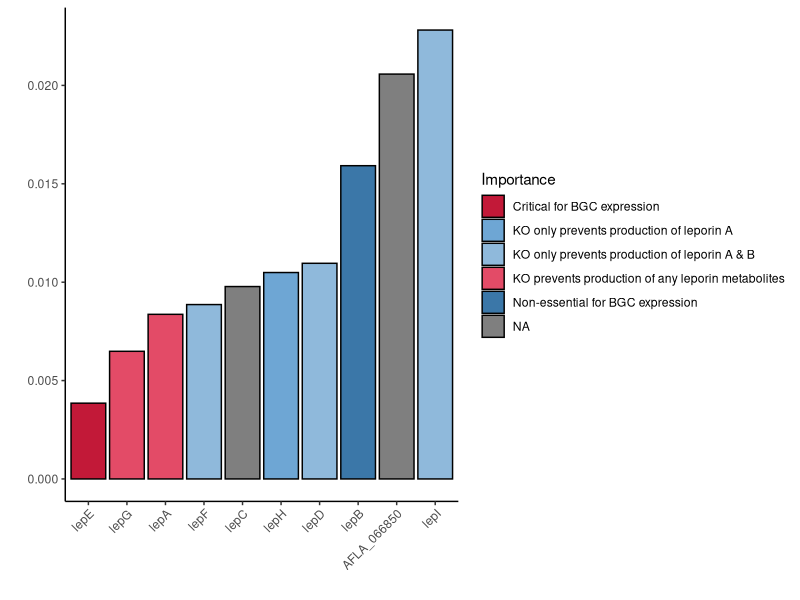

This figure's R source:
library(ggplot2)

dat <- read.table('Plotting_Input.txt', header=T, sep='\t')

annot.colors <- c('#c21938', '#e34b67', '#6ea6d4', '#8fb9db', '#3b77a8')
names(annot.colors) <- c('Critical for BGC expression', 'KO prevents production of any leporin metabolites', 'KO only prevents production of leporin A', 'KO only prevents production of leporin A & B', 'Non-essential for BGC expression')
pdf('Plotting_Input.pdf', height=4, width=8)
ggplot(dat, aes(x=reorder(GeneName, Upstream_Entropy), y=Upstream_Entropy, fill=Importance)) + geom_bar(stat='identity', color='black') + scale_fill_manual(values=annot.colors) + theme_classic() + theme(axis.text.x = element_text(angle = 45, vjust = 1, hjust=1)) + xlab("") + ylab("")
dev.off()
